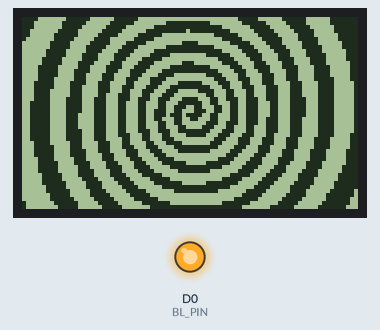
Simulated run of this sketch. Board: ESP8266 (Wemos D1 mini). Parts: 84×48 one-colour display, output pins drawn as LEDs (lit = HIGH). What the sketch prints to the serial monitor is not drawn.

Above: at 2.15 s.
At 2.62 s:
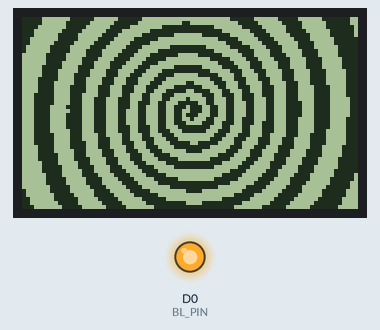

The sketch:

spiral-animation.ino
```cpp
/* Spiral Animation
 * Displays 8x bitmaps in a seemless loop
 *
 * Connections:
 * WeMos D1 Mini   Nokia 5110    Description
 * (ESP8266)       PCD8544 LCD
 *
 * D2 (GPIO4)      0 RST         Output from ESP to reset display
 * D1 (GPIO5)      1 CE          Output from ESP to chip select/enable display
 * D6 (GPIO12)     2 DC          Output from display data/command to ESP
 * D7 (GPIO13)     3 Din         Output from ESP SPI MOSI to display data input
 * D5 (GPIO14)     4 Clk         Output from ESP SPI clock
 * 3V3             5 Vcc         3.3V from ESP to display
 * D0 (GPIO16)     6 BL          3.3V to turn backlight on, or PWM
 * G               7 Gnd         Ground
 *
 * More info:
 * https://github.com/mcauser/WeMos-D1-mini-Nokia-5110-PCD8544
 *
 * Dependencies:
 * https://github.com/adafruit/Adafruit-GFX-Library
 * https://github.com/adafruit/Adafruit-PCD8544-Nokia-5110-LCD-library
 * - This pull request adds ESP8266 support:
 * - https://github.com/adafruit/Adafruit-PCD8544-Nokia-5110-LCD-library/pull/27
 */

#include <Arduino.h>

#include <SPI.h>
#include <Adafruit_GFX.h>
#include <Adafruit_PCD8544.h>

// Bitmaps
#include "spiral-1-84x48.h"
#include "spiral-2-84x48.h"
#include "spiral-3-84x48.h"
#include "spiral-4-84x48.h"
#include "spiral-5-84x48.h"
#include "spiral-6-84x48.h"
#include "spiral-7-84x48.h"
#include "spiral-8-84x48.h"

// Pins
const int8_t RST_PIN = D2;
const int8_t CE_PIN = D1;
const int8_t DC_PIN = D6;
//const int8_t DIN_PIN = D7;  // Uncomment for Software SPI
//const int8_t CLK_PIN = D5;  // Uncomment for Software SPI
const int8_t BL_PIN = D0;


// Software SPI with explicit CE pin.
// Adafruit_PCD8544 display = Adafruit_PCD8544(CLK_PIN, DIN_PIN, DC_PIN, CE_PIN, RST_PIN);

// Software SPI with CE tied to ground. Saves a pin but other pins can't be shared with other hardware.
// Adafruit_PCD8544(int8_t CLK_PIN, int8_t DIN_PIN, int8_t DC_PIN, int8_t RST_PIN);

// Hardware SPI based on hardware controlled SCK (SCLK) and MOSI (DIN) pins. CE is still controlled by any IO pin.
// NOTE: MISO and SS will be set as an input and output respectively, so be careful sharing those pins!
Adafruit_PCD8544 display = Adafruit_PCD8544(DC_PIN, CE_PIN, RST_PIN);

void setup() {
  Serial.begin(9600);
  Serial.println("\n\nWeMos D1 Mini + Nokia 5110 PCD8544 84x48 Monochrome LCD\nUsing Adafruit_PCD8544 and Adafruit_GFX libraries\n");

  // Turn LCD backlight on
  pinMode(BL_PIN, OUTPUT);
  digitalWrite(BL_PIN, HIGH);

  display.begin();
  display.setContrast(60);  // Adjust for your display
  Serial.println("Show Adafruit logo bitmap");

  // Show the Adafruit logo, which is preloaded into the buffer by their library
  // display.clearDisplay();
  delay(2000);
}

void loop() {
  display.clearDisplay();
  display.drawBitmap(0, 0, Spiral_1_84x48, 84, 48, 1);
  display.display();
  delay(50);

  display.clearDisplay();
  display.drawBitmap(0, 0, Spiral_2_84x48, 84, 48, 1);
  display.display();
  delay(50);

  display.clearDisplay();
  display.drawBitmap(0, 0, Spiral_3_84x48, 84, 48, 1);
  display.display();
  delay(50);

  display.clearDisplay();
  display.drawBitmap(0, 0, Spiral_4_84x48, 84, 48, 1);
  display.display();
  delay(50);

  display.clearDisplay();
  display.drawBitmap(0, 0, Spiral_5_84x48, 84, 48, 1);
  display.display();
  delay(50);

  display.clearDisplay();
  display.drawBitmap(0, 0, Spiral_6_84x48, 84, 48, 1);
  display.display();
  delay(50);

  display.clearDisplay();
  display.drawBitmap(0, 0, Spiral_7_84x48, 84, 48, 1);
  display.display();
  delay(50);

  display.clearDisplay();
  display.drawBitmap(0, 0, Spiral_8_84x48, 84, 48, 1);
  display.display();
  delay(50);
}
```

Source omitted: piral-1-84x48.h (data table, 3385 bytes), piral-2-84x48.h (data table, 3385 bytes), piral-3-84x48.h (data table, 3385 bytes), piral-4-84x48.h (data table, 3385 bytes), piral-5-84x48.h (data table, 3385 bytes), piral-6-84x48.h (data table, 3385 bytes), piral-7-84x48.h (data table, 3385 bytes), piral-8-84x48.h (data table, 3385 bytes)
